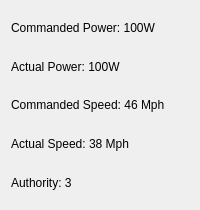
<?xml version="1.0" encoding="UTF-8"?>
<ui version="4.0">
 <class>TrainModelMovementDialog</class>
 <widget class="QDialog" name="TrainModelMovementDialog">
  <property name="geometry">
   <rect>
    <x>0</x>
    <y>0</y>
    <width>200</width>
    <height>210</height>
   </rect>
  </property>
  <property name="minimumSize">
   <size>
    <width>200</width>
    <height>210</height>
   </size>
  </property>
  <property name="maximumSize">
   <size>
    <width>200</width>
    <height>210</height>
   </size>
  </property>
  <property name="windowTitle">
   <string>Movement Info</string>
  </property>
  <layout class="QVBoxLayout" name="verticalLayout">
   <item>
    <widget class="QLabel" name="label">
     <property name="text">
      <string>Commanded Power: 100W</string>
     </property>
    </widget>
   </item>
   <item>
    <widget class="QLabel" name="label_2">
     <property name="text">
      <string>Actual Power: 100W</string>
     </property>
    </widget>
   </item>
   <item>
    <widget class="QLabel" name="label_3">
     <property name="text">
      <string>Commanded Speed: 46 Mph</string>
     </property>
    </widget>
   </item>
   <item>
    <widget class="QLabel" name="label_4">
     <property name="text">
      <string>Actual Speed: 38 Mph</string>
     </property>
    </widget>
   </item>
   <item>
    <widget class="QLabel" name="label_5">
     <property name="text">
      <string>Authority: 3</string>
     </property>
    </widget>
   </item>
  </layout>
 </widget>
 <resources/>
 <connections/>
</ui>
